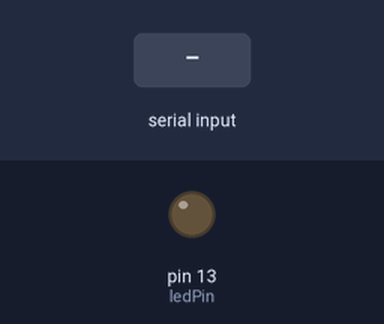
Simulated run of this sketch. Board: Arduino Uno, built with avr-gcc and run on an emulated ATmega328P. Shown: output pins drawn as LEDs (lit = HIGH). The test bench sets the inputs (shaded band).

Above: at 1.2 s.
1.3 s: "1" received over Serial
Timing chart, 0 to 4.3 s (numbered marks = the images above; inputs shaded):
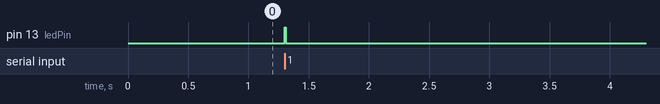

Measured:
- after the input at 1.3 s, pin 13 (ledPin): LOW → HIGH at once, → LOW 0.01 s later

The sketch:

sketch_nov29a.ino
```cpp
int ledPin = 13;

void setup() {
  Serial.begin(9600); // Set the baud rate to match Python script
  pinMode(ledPin, OUTPUT); // Set LED pin as output
}

void loop() {
  if (Serial.available() > 0) { // Check if data is available to read
    char received = Serial.read(); // Read the received byte
    if (received == '1') { // If the received byte is '1'
      digitalWrite(ledPin, HIGH); // Turn on the LED
      delay(10); // Keep the LED on for 500ms
      digitalWrite(ledPin, LOW); // Turn off the LED
    }
  }
}
```
